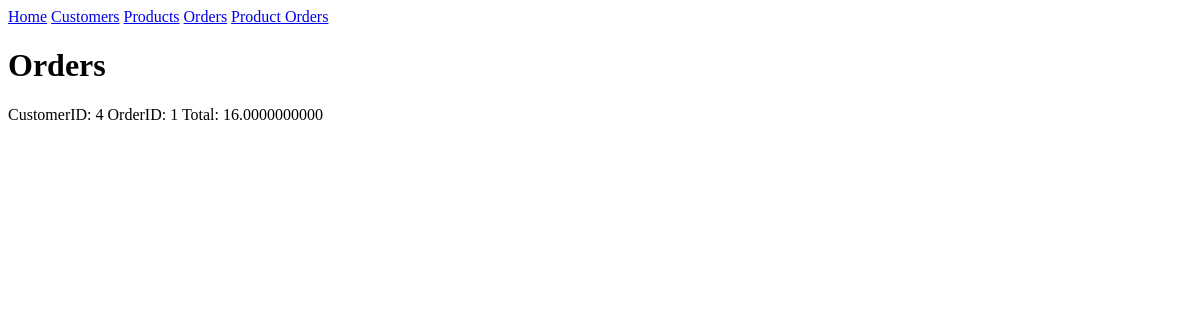
The page /orders on the database as committed earlier.
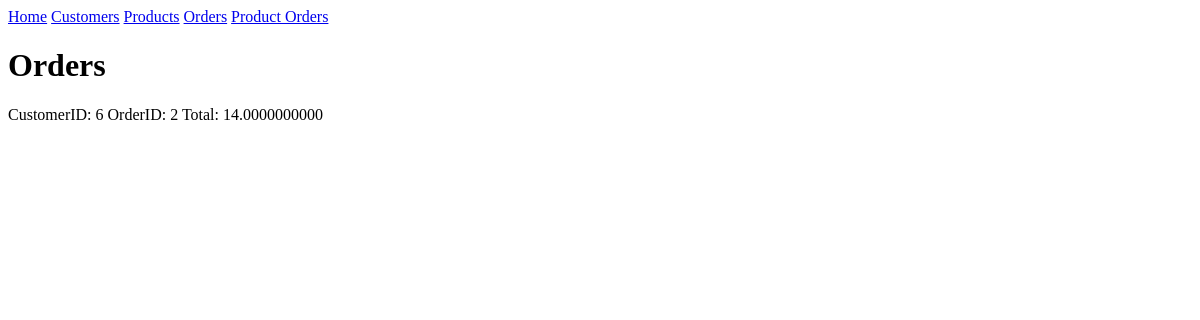
The same page on the database as committed later.
### models.py (models this page shows)
class Order(db.Model):
    id = mapped_column(Integer, primary_key=True)
    customer_id = mapped_column(Integer, ForeignKey(Customer.id), nullable=False)
    total = mapped_column(Numeric, nullable=True)
    customer = relationship("Customer", back_populates="orders")
    product_orders = relationship("ProductOrder", cascade="all, delete-orphan")

### main.py (the view)
@app.route("/orders")
def show_orders():
    statement = db.select(Order).order_by(Order.total)
    records = db.session.execute(statement)
    orders = records.scalars()
    return render_template('orders.html', orders=orders)

### templates/orders.html
{% extends "base.html" %}
{% block content %}
<h1>Orders</h1>
{% for order in orders %}
<p>
    <span>CustomerID: {{ order.customer_id }}</span>
    <span>OrderID: {{ order.id }}</span>
    <span>Total: {{ order.total }}</span>
</p>
{% endfor %}
{% endblock %}

Rows that differ between the two databases and show on the page:
removed Order: customer_id "4", id "1", total "16.0000000000"
added Order: customer_id "6", id "2", total "14.0000000000"
